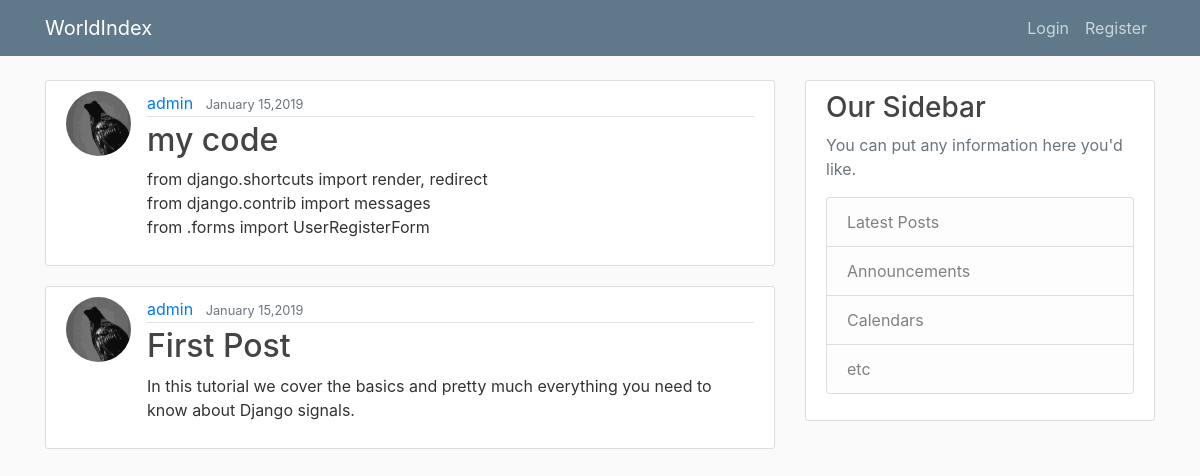
The page / on the database its author committed.
### blog_app/models.py (models this page shows, shortened)
class Post(models.Model):
    title = models.CharField(max_length = 100)
    content = models.TextField()
    date_posted = models.DateTimeField(default= timezone.now)
    author = models.ForeignKey(User,on_delete= models.CASCADE)

### users/models.py (models this page shows, shortened)
class Profile(models.Model):
    user = models.OneToOneField(User,on_delete=models.CASCADE)
    image = models.ImageField(default = 'default.jpg',upload_to='profile_pics')
    ''' Signal'''

### blog_app/views.py (the view)
# urls.py: path('',PostListView.as_view(),name = 'home-view'),
class PostListView(ListView):
    model = Post
    template_name = 'home.html'
    context_object_name = 'posts'
    ordering = '-date_posted'

### templates/home.html
{% extends "base.html" %}
{% block content%}
{% for post in posts %}
<article class="media content-section">
    <img class="rounded-circle article-img" src="{{ post.author.profile.image.url }}">
    <div class="media-body">
        <div class="article-metadata">
            <a class="mr-2" href="#">{{ post.author }}</a>
            <small class="text-muted">{{ post.date_posted |date:"F d,Y" }}</small>
        </div>
        <h2><a class="article-title" href="#">{{ post.title }}</a></h2>
        <p class="article-content">{{ post.content }}</p>
    </div>
</article>
{% endfor %}
{% endblock content %}

### templates/base.html (shortened to what this page needs)
{% load static %}
<html>
<link rel="stylesheet" href="https://maxcdn.bootstrapcdn.com/bootstrap/4.0.0/css/bootstrap.min.css"
>
<link rel="stylesheet" href="{% static 'blog/main.css'  %}">
<body>
    <header class="site-header">
        <nav class="navbar navbar-expand-md navbar-dark bg-steel fixed-top">
            <div class="container">
                    {% if user.is_authenticated %}
                <a class="navbar-brand mr-4" href="{% url 'home-view' %}">WorldIndex</a>
                    {% else %}
                    <a class="navbar-brand mr-4" href="#">WorldIndex</a>
                    {%endif%}
                <div class="collapse navbar-collapse" id="navbarToggle">
                    <div class="navbar-nav">
                        {% if user.is_authenticated %}
                        <a class="nav-item nav-link" href="{% url 'profile' %}"> Profile</a>
                        <a class="nav-item nav-link" href="{% url 'logout' %}">Log Out</a>
                        {% else %}
                        <a class="nav-item nav-link" href="{% url 'login' %}">Login</a>
                        <a class="nav-item nav-link" href="{% url 'register' %}">Register</a>
                        {% endif %}
                    </div>
                </div>
            </div>
        </nav>
    </header>
    <main role="main" class="container">
        <div class="row">
            <div class="col-md-8">
                {% block content %}{% endblock %}
            </div>
            <div class="col-md-4">
                <div class="content-section">
                    <h3>Our Sidebar</h3>
                    <p class='text-muted'>You can put any information here you'd like.
                        <ul class="list-group">
                            <li class="list-group-item list-group-item-light">Latest Posts</li>
                            <li class="list-group-item list-group-item-light">Announcements</li>
                            <li class="list-group-item list-group-item-light">Calendars</li>
                            <li class="list-group-item list-group-item-light">etc</li>
                        </ul>
                    </p>
                </div>
            </div>
        </div>
    </main>
</body>
</html>

### blog_app/static/blog/main.css (style rules this page uses)
body { background: #fafafa; color: #333333; margin-top: 5rem; }
h1, h2, h3, h4, h5, h6 { color: #444444; }
ul { margin: 0; }
.bg-steel { background-color: #5f788a; }
.site-header .navbar-nav .nav-link { color: #cbd5db; }
.content-section { background: #ffffff; padding: 10px 20px; border: 1px solid #dddddd; border-radius: 3px; margin-bottom: 20px; }
.article-title { color: #444444; }
.article-content { white-space: pre-line; }
.article-img { height: 65px; width: 65px; margin-right: 16px; }
.article-metadata { padding-bottom: 1px; margin-bottom: 4px; border-bottom: 1px solid #e3e3e3 }

### rows shown on the page
Post: author.profile.image (picture), author "admin", date_posted "January 15,2019", title "my code", content "from django.shortcuts import render, redirect from django.contrib import messages from .forms import UserRegisterForm"
Post: author.profile.image (picture), author "admin", date_posted "January 15,2019", title "First Post", content "In this tutorial we cover the basics and pretty much everything you need to know about Django signals."
